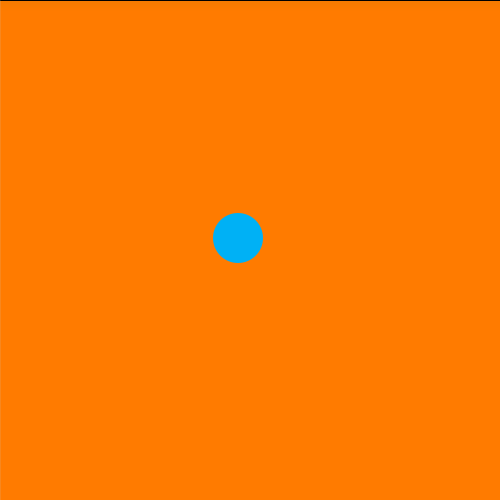
Frame 1 (no input)
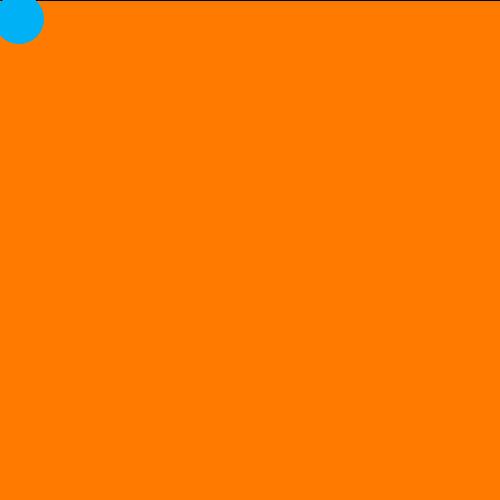
Frame 60 (the mouse pressed at the canvas centre just before this capture)
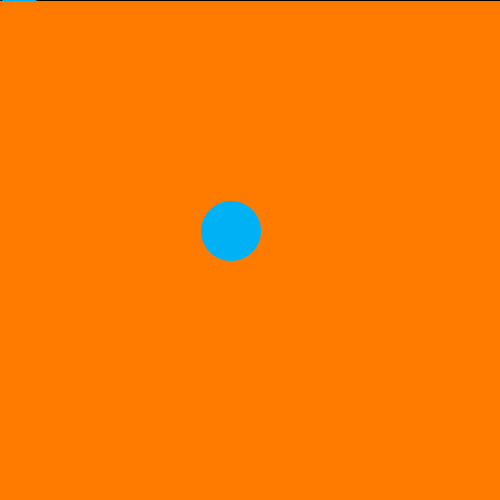
Frame 120 (the mouse held since frame 60 and released just before this capture)

The Processing sketch that drew these frames (run headless with seeded random() and noise(); from frame 60 on, the mouse is pressed at the canvas centre):

// Processing sketch: processing_99512
// ── processing_99512.pde

/*
Alexandre Acsensi
Seminari 6
Informàtica

Pilota que segueix el ratolí i es fa més gran a mesura que fas un click a la pantalla
*/

//declarem unes variables de posició
int x,y;
//variable de mida
int mida;
//variables de velocitat
int velx,vely;

void setup()
{
  size(500,500);
  smooth();
  
  //iniciem variables
  x=width/2;
  y=height/2;
  mida=width/10;
  velx=20;
  vely=20;
}

void draw()
{
  dibuixaelfons();
  actualitzar();
  dibuixar();
}

//declarem les funcions

//funció que dibuixa un degradat al fons
void dibuixaelfons()
{
  for(int i=0; i<=height; i++)
  {
    line(0,i,width,i);
    stroke(245+i,123,0);
  }
}

//funció que dibuixa una pilota
void dibuixar()
{
  noStroke();
  fill(0,177,245);
  ellipse(x,y,mida,mida);
}

//funció actualitzar moviment de la bola
void actualitzar()
{
  int disx = mouseX-x;
  int disy = mouseY-y;

  x += disx/velx;
  y += disy/vely;
}

 void mousePressed(){
  if(mida<=width/2)
  {mida+=10;}
  else{mida=width/10;}
  }
